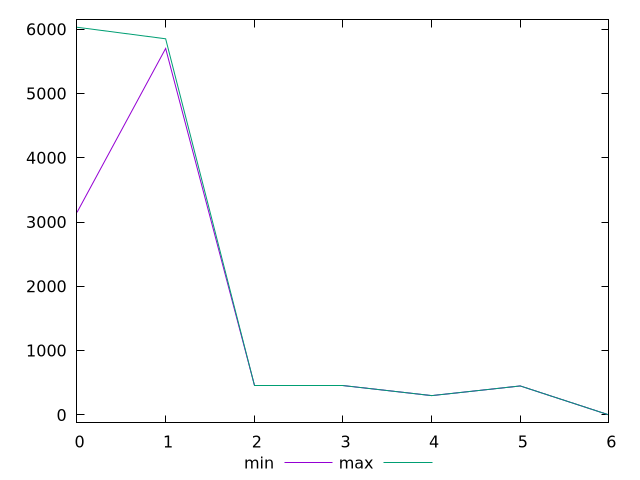

This figure's gnuplot source:
$_min <<EOF
3150
5700
450
450
300
450
0
EOF
$_max <<EOF
6030
5850
450
450
300
450
0
EOF
set key outside below
set terminal pngcairo
set output "report_00006_2020-11-02T20-21-41.718Z/uses-text-compression/progession_min_max.png"
set yrange [-120.60000000000001:6150.6]
plot $_min title "min" with line ,$_max title "max" with line ,
